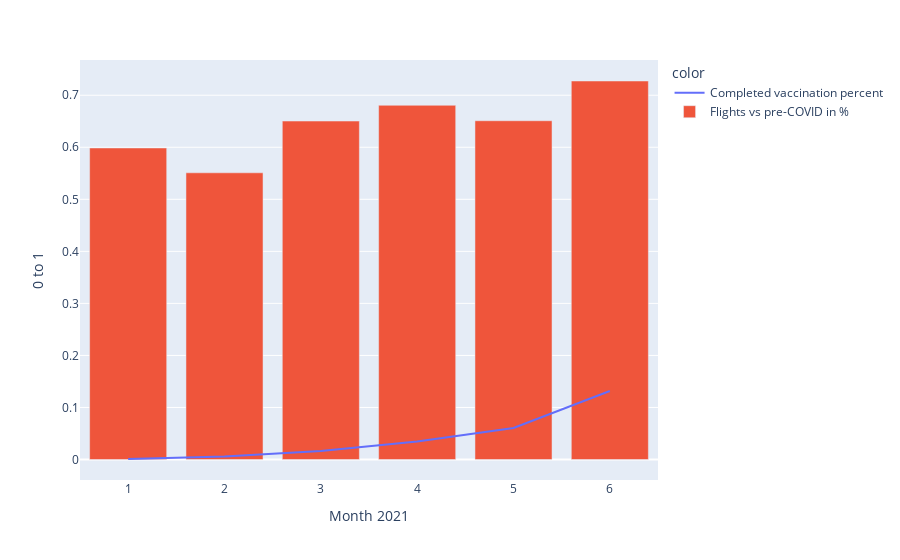

Notebook code for this chart:
### Code cell
#bar-line plot - consolidated view:
"""
1. Summarize data per month: Mean covid-vac%, sum of # of flights

2. ceate table copy, filtered for all of 2021

3. left merge original table, map by month, and date - 2 years

4. Add new column with flight percentage


"""
total_considered_population=flight_data_monthly[(flight_data_monthly['year']==2021) & (flight_data_monthly['month']==6)]['population'].sum()

total2021=flight_data_monthly[flight_data_monthly['year']==2021].groupby('month').agg('sum')
total2019=flight_data_monthly[flight_data_monthly['year']==2019].groupby('month').agg('sum')

total_merged=total2021.merge(total2019, on='month', how='inner')

total_merged['flight_return_level']=total_merged['callsign_x']/total_merged['callsign_y']
total_merged['vaccination_percent']=total_merged['people_fully_vaccinated_x'].map(lambda x: x/total_considered_population)

total_merged


import plotly.express as px

x_axis = total_merged.index
monthly_flights = total_merged['flight_return_level']
monthly_vacc = total_merged['vaccination_percent']
fig = px.line(x=x_axis, y=monthly_vacc, color=px.Constant("Completed vaccination percent"),
             labels=dict(x="Month 2021", y="0 to 1"))
fig.add_bar(x=x_axis, y=monthly_flights, name="Flights vs pre-COVID in %")
fig.show()

### Figure 1 — Plotly figure (JSON) as saved in the notebook; plotly's stock layout.template omitted (floating-point values rounded to 4 significant figures)
{"data": [{"hovertemplate": "color=Completed vaccination percent<br>Month 2021=%{x}<br>0 to 1=%{y}<extra></extra>", "legendgroup": "Completed vaccination percent", "line": {"color": "#636efa", "dash": "solid"}, "mode": "lines", "name": "Completed vaccination percent", "orientation": "v", "showlegend": true, "type": "scatter", "x": [1, 2, 3, 4, 5, 6], "xaxis": "x", "y": [0.0009862, 0.005946, 0.01613, 0.03468, 0.0605, 0.1317], "yaxis": "y"}, {"name": "Flights vs pre-COVID in %", "type": "bar", "x": [1, 2, 3, 4, 5, 6], "y": [0.5987, 0.5509, 0.6504, 0.6807, 0.651, 0.7274]}], "layout": {"legend": {"title": {"text": "color"}, "tracegroupgap": 0}, "margin": {"t": 60}, "xaxis": {"anchor": "y", "domain": [0, 1], "title": {"text": "Month 2021"}}, "yaxis": {"anchor": "x", "domain": [0, 1], "title": {"text": "0 to 1"}}}}
